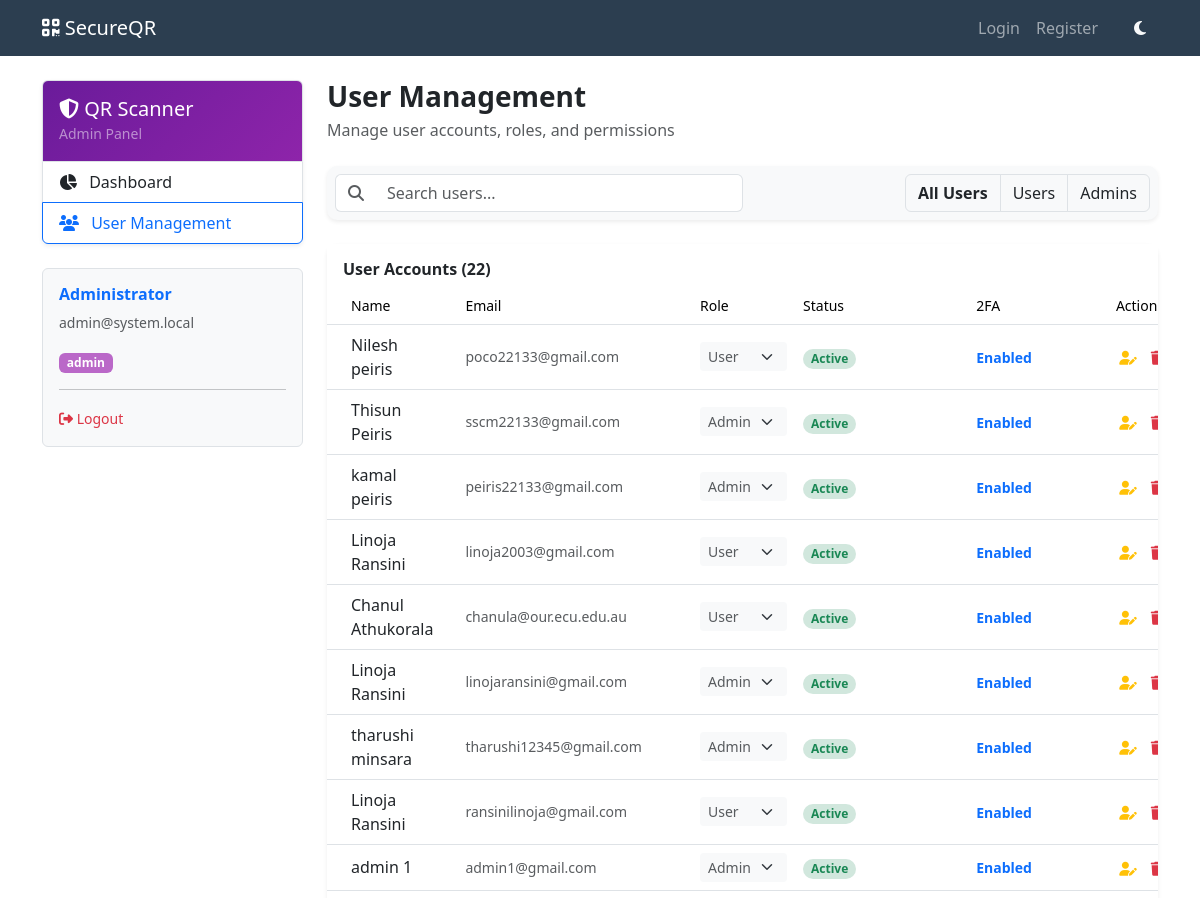
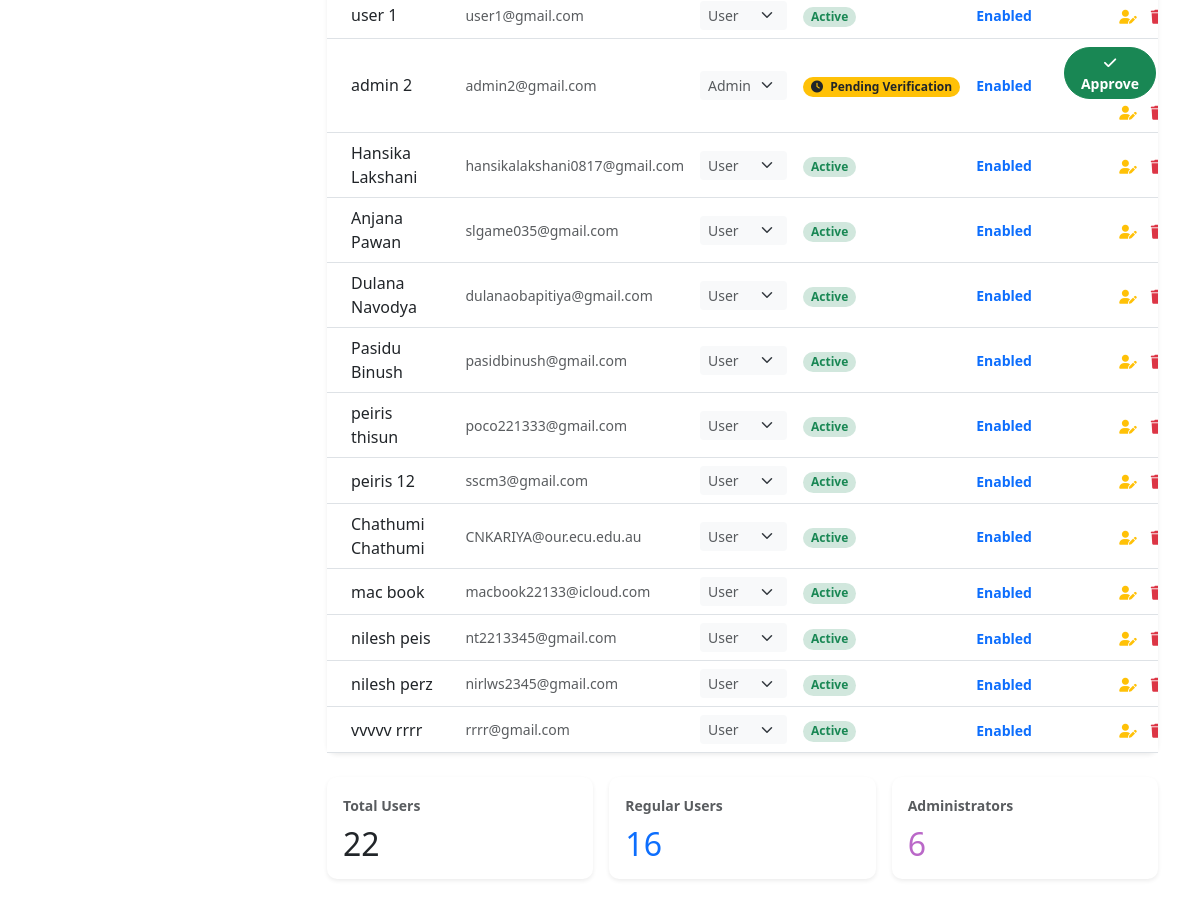
The app's page /admin/users (signed in) with its own data (2 pictures, top to bottom).
### tables this page shows
CREATE TABLE users (
    id INTEGER PRIMARY KEY AUTOINCREMENT,
    first_name TEXT NOT NULL,
    last_name TEXT NOT NULL,
    email TEXT UNIQUE NOT NULL,
    password_hash TEXT NOT NULL,
    role TEXT NOT NULL DEFAULT 'user', -- 'user', 'admin'
    totp_secret TEXT NOT NULL,
    created_at TIMESTAMP DEFAULT CURRENT_TIMESTAMP
, status TEXT DEFAULT 'active');

### admin/routes.py (the view)
@admin_bp.route('/users')
@jwt_required()
def users():
    if not admin_required():
        return jsonify({"msg": "Admin access required"}), 403
    db = get_db()
    all_users = db.execute("SELECT id, first_name, last_name, email, role, status, created_at FROM users").fetchall()
    total_users = len(all_users)
    regular_users = sum(1 for u in all_users if u['role'] == 'user')
    admins = sum(1 for u in all_users if u['role'] == 'admin')
    return render_template('admin_users.html', users=all_users, total=total_users, regular=regular_users, admins=admins)

### admin/routes.py (called while the page is built)
def admin_required():
    claims = get_jwt()
    if claims.get('role') != 'admin':
        return False
    return True

### database.py (called while the page is built)
def get_db():
    if 'db' not in g:
        g.db = sqlite3.connect(
            Config.DATABASE,
            detect_types=sqlite3.PARSE_DECLTYPES
        )
        g.db.row_factory = sqlite3.Row
    return g.db

def close_connection(exception):
    db = g.pop('db', None)
    if db is not None:
        db.close()

### templates/admin_users.html (shortened to what this page needs)
{% extends "base.html" %}
{% block content %}
<div class="row mt-4">
    <div class="col-md-3">
        <div class="list-group shadow-sm">
            <div class="list-group-item bg-primary text-white py-3"
                style="background: linear-gradient(135deg, #6a1b9a 0%, #8e24aa 100%) !important;">
                <h5 class="mb-0"><i class="fa fa-shield-halved"></i> QR Scanner</h5>
                <small class="text-white-50">Admin Panel</small>
            </div>
            <a href="/admin/dashboard" class="list-group-item list-group-item-action"><i
                    class="fa fa-chart-pie me-2"></i> Dashboard</a>
            <a href="/admin/users"
                class="list-group-item list-group-item-action active bg-white text-primary border-primary"><i
                    class="fa fa-users me-2"></i> User Management</a>
        </div>
        <div class="mt-4 p-3 border rounded bg-light">
            <h6 class="text-primary fw-bold">Administrator</h6>
            <small class="text-muted d-block mb-3">admin@system.local</small>
            <span class="badge" style="background-color: #ba68c8;">admin</span>
            <hr>
            <a href="#" class="text-danger text-decoration-none small" onclick="logout()"><i
                    class="fa fa-sign-out-alt"></i> Logout</a>
        </div>
    </div>
    <div class="col-md-9">
        <div class="mb-4">
            <h3 class="mb-1 text-dark fw-bold">User Management</h3>
            <p class="text-muted">Manage user accounts, roles, and permissions</p>
        </div>
        <div class="card shadow-sm border-0 mb-4 bg-light">
            <div class="card-body p-2 d-flex justify-content-between align-items-center">
                <div class="input-group w-50">
                    <span class="input-group-text bg-white border-end-0 text-muted"><i class="fa fa-search"></i></span>
                    <input type="text" id="searchInput" class="form-control border-start-0" placeholder="Search users...">
                </div>
                <div class="btn-group" role="group" id="filterGroup">
                    <button type="button" class="btn btn-white border filter-btn active fw-bold" data-filter="all">All Users</button>
                    <button type="button" class="btn btn-white border filter-btn" data-filter="user">Users</button>
                    <button type="button" class="btn btn-white border filter-btn" data-filter="admin">Admins</button>
                </div>
            </div>
        </div>
        <div class="card shadow-sm border-0 mb-4">
            <div class="card-header bg-white border-0 pt-3 pb-2">
                <h6 class="mb-0 fw-bold">User Accounts ({{ total }})</h6>
            </div>
            <div class="card-body p-0">
                <div class="table-responsive">
                    <table class="table table-hover align-middle mb-0" id="usersTable">
                        <thead class="text-muted small">
                            <tr>
                                <th class="px-4 fw-normal border-0 border-bottom">Name</th>
                                <th class="fw-normal border-0 border-bottom">Email</th>
                                <th class="fw-normal border-0 border-bottom">Role</th>
                                <th class="fw-normal border-0 border-bottom">Status</th>
                                <th class="fw-normal border-0 border-bottom">2FA</th>
                                <th class="text-end px-4 fw-normal border-0 border-bottom">Actions</th>
                            </tr>
                        </thead>
                        <tbody>
                            {% for user in users %}
                            <tr class="user-row" data-role="{{ user.role }}">
                                <td class="px-4 text-dark searchable-name">{{ user.first_name }} {{ user.last_name }}</td>
                                <td class="text-muted small searchable-email">{{ user.email }}</td>
                                <td>
                                    <select
                                        class="form-select form-select-sm border-0 bg-light text-muted w-auto d-inline-block">
                                        <option value="admin" {% if user.role=='admin' %}selected{% endif %}>Admin
                                        </option>
                                        <option value="user" {% if user.role=='user' %}selected{% endif %}>User</option>
                                    </select>
                                </td>
                                <td>
                                    {% if user.status == 'pending' %}
                                        <span class="badge bg-warning text-dark rounded-pill px-2"><i class="fa fa-clock me-1"></i> Pending Verification</span>
                                    {% else %}
                                        <span class="badge bg-success-subtle text-success rounded-pill px-2">Active</span>
                                    {% endif %}
                                </td>
                                <td><span class="text-primary small fw-bold">Enabled</span></td>
                                <td class="text-end px-4">
                                    {% if user.status == 'pending' %}
                                        <button class="btn btn-sm btn-success me-2 rounded-pill px-3 fw-bold" onclick="approveUser({{ user.id }})">
                                            <i class="fa fa-check"></i> Approve
                                        </button>
                                    {% endif %}
                                    <button class="btn btn-sm btn-link text-warning p-0 me-2"><i class="fa fa-user-edit"></i></button>
                                    <button class="btn btn-sm btn-link text-danger p-0" onclick="deleteUser({{ user.id }})"><i class="fa fa-trash"></i></button>
                                </td>
                            </tr>
                            {% endfor %}
                        </tbody>
                    </table>
                </div>
            </div>
        </div>
        <div class="row g-3 mb-5">
            <div class="col-md-4">
                <div class="card border-0 shadow-sm h-100">
                    <div class="card-body">
                        <span class="text-muted fw-bold small">Total Users</span>
                        <h2 class="mb-0 mt-2 text-dark">{{ total }}</h2>
                    </div>
                </div>
            </div>
            <div class="col-md-4">
                <div class="card border-0 shadow-sm h-100">
                    <div class="card-body">
                        <span class="text-muted fw-bold small">Regular Users</span>
                        <h2 class="mb-0 mt-2 text-primary">{{ regular }}</h2>
                    </div>
                </div>
            </div>
            <div class="col-md-4">
                <div class="card border-0 shadow-sm h-100">
                    <div class="card-body">
                        <span class="text-muted fw-bold small">Administrators</span>
                        <h2 class="mb-0 mt-2 text-danger" style="color: #ba68c8 !important;">{{ admins }}</h2>
                    </div>
                </div>
            </div>
        </div>
    </div>
</div>
{% endblock %}

### templates/base.html (style rules this page uses)
body { font-family: 'Segoe UI', Tahoma, Geneva, Verdana, sans-serif; transition: background-color 0.3s ease, color 0.3s ease; }
.card { border-radius: 10px; box-shadow: 0 4px 6px rgba(0,0,0,0.1); }
.card-header { background-color: #fff; border-bottom: 2px solid #f4f7f6; font-weight: bold; }

### records on screen
users: first_name "Nilesh", last_name "peiris", email "poco22133@gmail.com", role "User", status "Active"
users: first_name "Thisun", last_name "Peiris", email "sscm22133@gmail.com", role "Admin", status "Active"
users: first_name "kamal", last_name "peiris", email "peiris22133@gmail.com", role "Admin", status "Active"
users: first_name "Linoja", last_name "Ransini", email "linoja2003@gmail.com", role "User", status "Active"
users: first_name "Chanul", last_name "Athukorala", email "chanula@our.ecu.edu.au", role "User", status "Active"
users: first_name "Linoja", last_name "Ransini", email "linojaransini@gmail.com", role "Admin", status "Active"
users: first_name "tharushi", last_name "minsara", email "tharushi12345@gmail.com", role "Admin", status "Active"
users: first_name "Linoja", last_name "Ransini", email "ransinilinoja@gmail.com", role "User", status "Active"
users: first_name "admin", last_name "1", email "admin1@gmail.com", role "Admin", status "Active"
users: first_name "user", last_name "1", email "user1@gmail.com", role "User", status "Active"
users: first_name "admin", last_name "2", email "admin2@gmail.com", role "Admin", status "pending" (drawn)
users: first_name "Hansika", last_name "Lakshani", email "hansikalakshani0817@gmail.com", role "User", status "Active"
users: first_name "Anjana", last_name "Pawan", email "slgame035@gmail.com", role "User", status "Active"
users: first_name "Dulana", last_name "Navodya", email "dulanaobapitiya@gmail.com", role "User", status "Active"
users: first_name "Pasidu", last_name "Binush", email "pasidbinush@gmail.com", role "User", status "Active"
users: first_name "peiris", last_name "thisun", email "poco221333@gmail.com", role "User", status "Active"
users: first_name "peiris", last_name "12", email "sscm3@gmail.com", role "User", status "Active"
users: first_name "Chathumi", last_name "Chathumi", email "CNKARIYA@our.ecu.edu.au", role "User", status "Active"
users: first_name "mac", last_name "book", email "macbook22133@icloud.com", role "User", status "Active"
users: first_name "nilesh", last_name "peis", email "nt2213345@gmail.com", role "User", status "Active"
users: first_name "nilesh", last_name "perz", email "nirlws2345@gmail.com", role "User", status "Active"
users: first_name "vvvvv", last_name "rrrr", email "rrrr@gmail.com", role "User", status "Active"

### other values on screen
{{ total }} "22"
{{ regular }} "16"
{{ admins }} "6"
